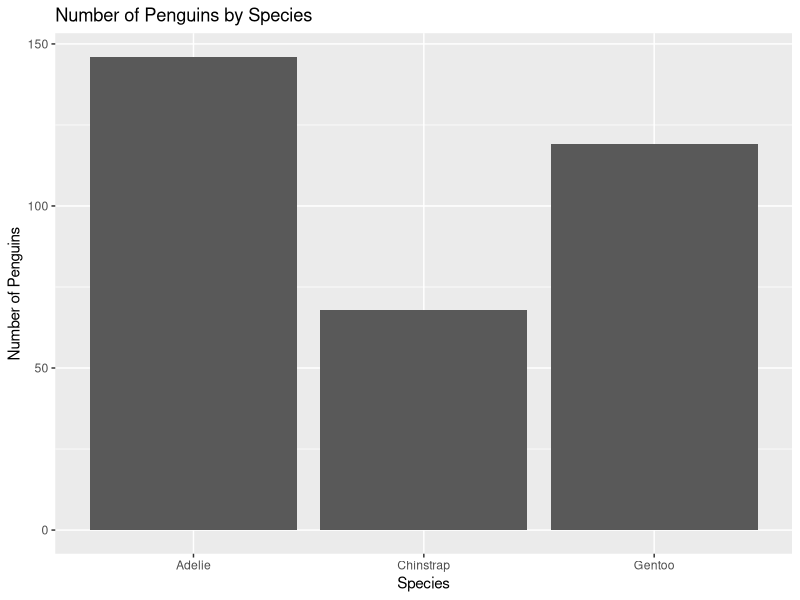
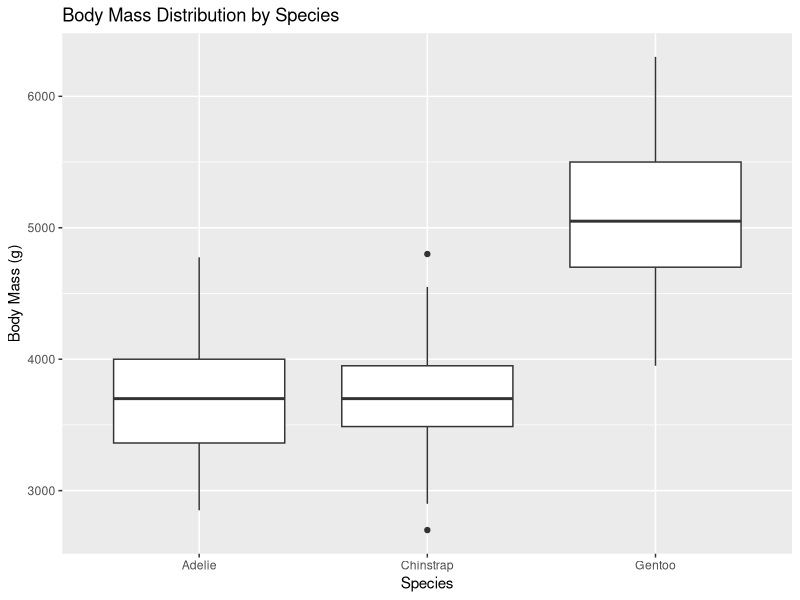
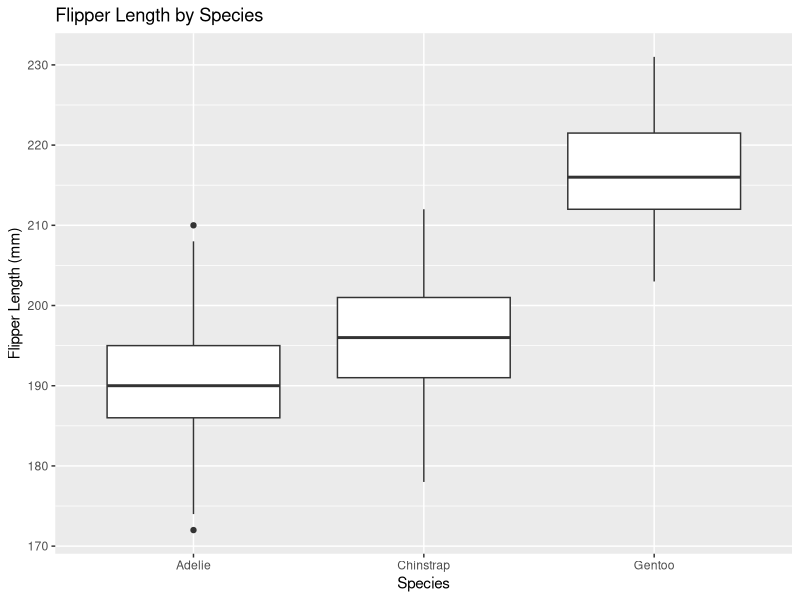
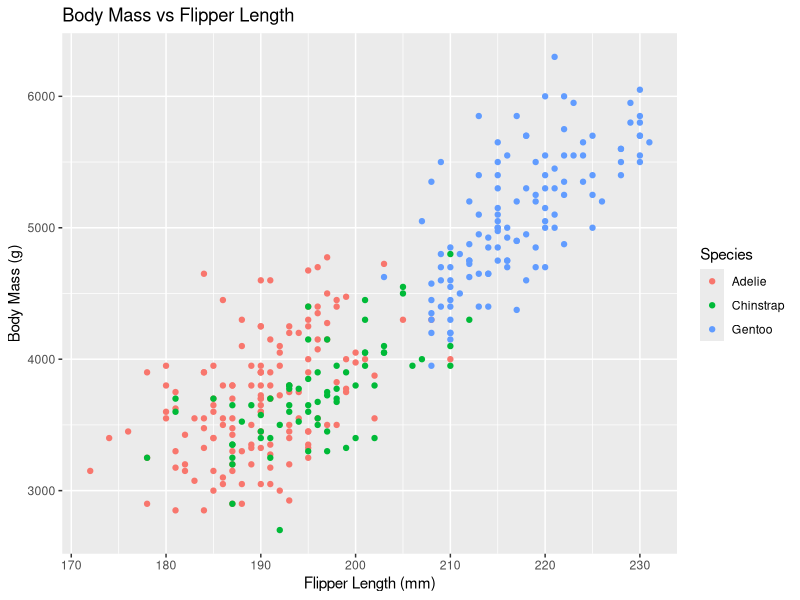
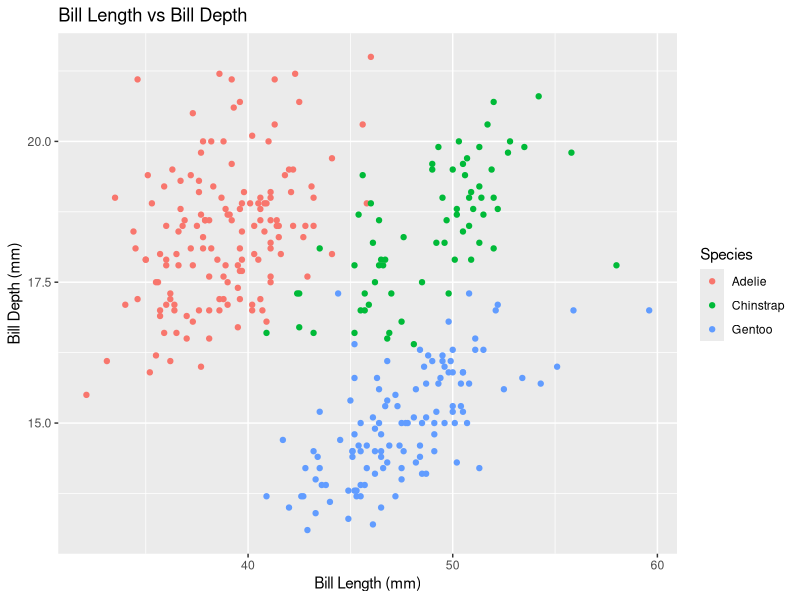
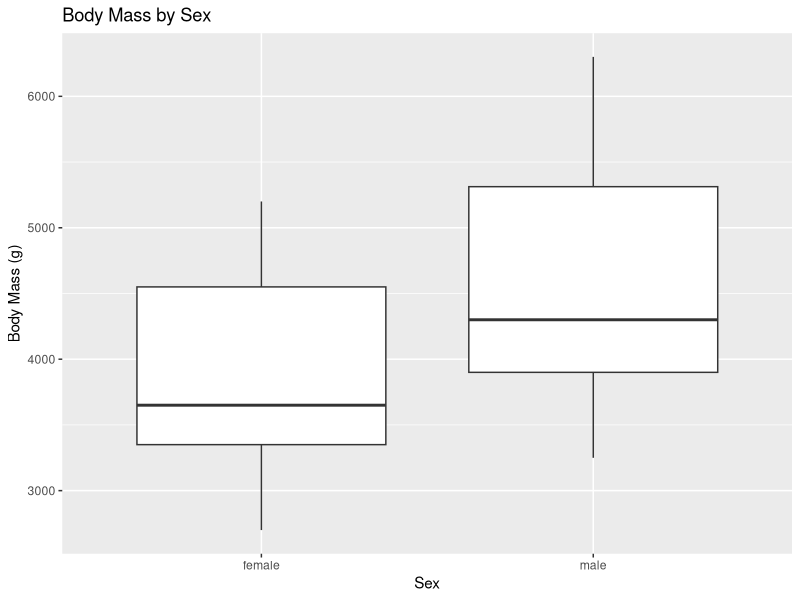
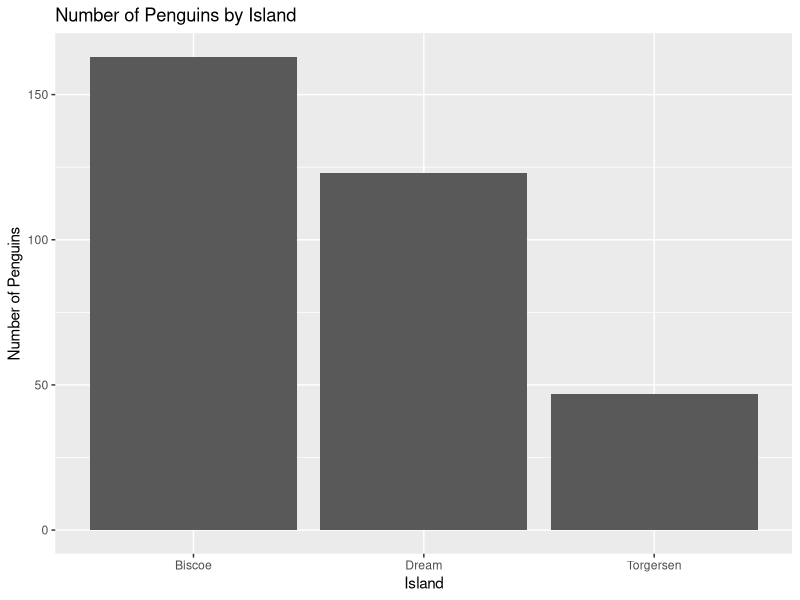
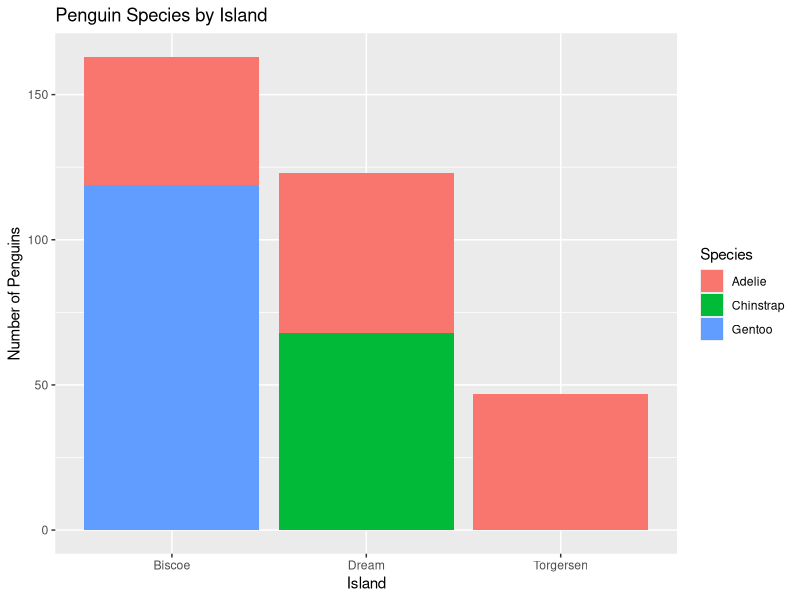

Write R code to recreate these figures, in order.
# ============================================================
# PENGUINS DATA ANALYSIS PROJECT
# Cleaning, Transformation, Analysis & Visualization
# ============================================================


# ============================================================
# 1. LOAD PACKAGES
# ============================================================

library(tidyverse)
library(palmerpenguins)


# ============================================================
# 2. LOAD THE DATASET
# ============================================================

data("penguins")

# Create a copy so the original dataset is not changed
penguins_clean <- penguins


# ============================================================
# 3. EXPLORE THE DATA
# ============================================================

# View first rows
head(penguins_clean)

# Structure of the dataset
str(penguins_clean)

# Number of rows and columns
dim(penguins_clean)

# Column names
names(penguins_clean)

# Summary statistics
summary(penguins_clean)


# ============================================================
# 4. CHECK FOR MISSING VALUES
# ============================================================

# Total missing values
sum(is.na(penguins_clean))

# Missing values in each column
colSums(is.na(penguins_clean))


# ============================================================
# 5. REMOVE MISSING VALUES
# ============================================================

penguins_clean <- penguins_clean %>%
  drop_na()

# Check again
colSums(is.na(penguins_clean))


# ============================================================
# 6. CHECK FOR DUPLICATE ROWS
# ============================================================

sum(duplicated(penguins_clean))

# Remove duplicates if there are any
penguins_clean <- penguins_clean %>%
  distinct()


# ============================================================
# 7. CHECK DATA TYPES
# ============================================================

str(penguins_clean)


# ============================================================
# 8. TRANSFORM THE DATA
# ============================================================

# Create Body Mass in kilograms
penguins_clean <- penguins_clean %>%
  mutate(
    body_mass_kg = body_mass_g / 1000
  )


# Create Bill Length in centimeters
# Original bill length is already in mm
penguins_clean <- penguins_clean %>%
  mutate(
    bill_length_cm = bill_length_mm / 10
  )


# Create Bill Depth in centimeters
penguins_clean <- penguins_clean %>%
  mutate(
    bill_depth_cm = bill_depth_mm / 10
  )


# ============================================================
# 9. CREATE A SIZE CATEGORY
# ============================================================

penguins_clean <- penguins_clean %>%
  mutate(
    size_category = case_when(
      body_mass_g < 3500 ~ "Small",
      body_mass_g < 4500 ~ "Medium",
      TRUE ~ "Large"
    )
  )


# Check the new category
table(penguins_clean$size_category)


# ============================================================
# 10. SELECT IMPORTANT COLUMNS
# ============================================================

penguins_analysis <- penguins_clean %>%
  select(
    species,
    island,
    sex,
    year,
    body_mass_g,
    body_mass_kg,
    bill_length_mm,
    bill_length_cm,
    bill_depth_mm,
    bill_depth_cm,
    flipper_length_mm,
    size_category
  )


# View cleaned dataset
head(penguins_analysis)


# ============================================================
# 11. BASIC ANALYSIS
# ============================================================

# Number of penguins by species
penguins_clean %>%
  count(species)


# Number of penguins by island
penguins_clean %>%
  count(island)


# Number of penguins by sex
penguins_clean %>%
  count(sex)


# ============================================================
# 12. AVERAGE BODY MASS BY SPECIES
# ============================================================

penguins_clean %>%
  group_by(species) %>%
  summarise(
    average_body_mass = mean(body_mass_g),
    minimum_body_mass = min(body_mass_g),
    maximum_body_mass = max(body_mass_g),
    penguin_count = n()
  )


# ============================================================
# 13. AVERAGE FLIPPER LENGTH BY SPECIES
# ============================================================

penguins_clean %>%
  group_by(species) %>%
  summarise(
    average_flipper_length = mean(flipper_length_mm)
  )


# ============================================================
# 14. AVERAGE BILL LENGTH BY SPECIES
# ============================================================

penguins_clean %>%
  group_by(species) %>%
  summarise(
    average_bill_length = mean(bill_length_mm)
  )


# ============================================================
# 15. SPECIES + SEX ANALYSIS
# ============================================================

penguins_clean %>%
  group_by(species, sex) %>%
  summarise(
    average_body_mass = mean(body_mass_g),
    average_flipper_length = mean(flipper_length_mm),
    count = n(),
    .groups = "drop"
  )


# ============================================================
# 16. SPECIES + ISLAND ANALYSIS
# ============================================================

penguins_clean %>%
  group_by(species, island) %>%
  summarise(
    penguin_count = n(),
    average_body_mass = mean(body_mass_g),
    .groups = "drop"
  )


# ============================================================
# 17. FIND THE HEAVIEST PENGUINS
# ============================================================

penguins_clean %>%
  arrange(desc(body_mass_g)) %>%
  select(species, island, sex, body_mass_g) %>%
  head(10)


# ============================================================
# 18. FIND THE LONGEST FLIPPERS
# ============================================================

penguins_clean %>%
  arrange(desc(flipper_length_mm)) %>%
  select(species, island, sex, flipper_length_mm) %>%
  head(10)


# ============================================================
# 19. VISUALIZATION 1
# COUNT OF PENGUINS BY SPECIES
# ============================================================

ggplot(penguins_clean, aes(x = species)) +
  geom_bar() +
  labs(
    title = "Number of Penguins by Species",
    x = "Species",
    y = "Number of Penguins"
  )


# ============================================================
# 20. VISUALIZATION 2
# BODY MASS BY SPECIES
# ============================================================

ggplot(penguins_clean, aes(x = species, y = body_mass_g)) +
  geom_boxplot() +
  labs(
    title = "Body Mass Distribution by Species",
    x = "Species",
    y = "Body Mass (g)"
  )


# ============================================================
# 21. VISUALIZATION 3
# FLIPPER LENGTH BY SPECIES
# ============================================================

ggplot(penguins_clean, aes(x = species, y = flipper_length_mm)) +
  geom_boxplot() +
  labs(
    title = "Flipper Length by Species",
    x = "Species",
    y = "Flipper Length (mm)"
  )


# ============================================================
# 22. VISUALIZATION 4
# BODY MASS VS FLIPPER LENGTH
# ============================================================

ggplot(
  penguins_clean,
  aes(x = flipper_length_mm, y = body_mass_g, color = species)
) +
  geom_point() +
  labs(
    title = "Body Mass vs Flipper Length",
    x = "Flipper Length (mm)",
    y = "Body Mass (g)",
    color = "Species"
  )


# ============================================================
# 23. VISUALIZATION 5
# BILL LENGTH VS BILL DEPTH
# ============================================================

ggplot(
  penguins_clean,
  aes(
    x = bill_length_mm,
    y = bill_depth_mm,
    color = species
  )
) +
  geom_point() +
  labs(
    title = "Bill Length vs Bill Depth",
    x = "Bill Length (mm)",
    y = "Bill Depth (mm)",
    color = "Species"
  )


# ============================================================
# 24. VISUALIZATION 6
# BODY MASS BY SEX
# ============================================================

ggplot(
  penguins_clean,
  aes(x = sex, y = body_mass_g)
) +
  geom_boxplot() +
  labs(
    title = "Body Mass by Sex",
    x = "Sex",
    y = "Body Mass (g)"
  )


# ============================================================
# 25. VISUALIZATION 7
# PENGUINS BY ISLAND
# ============================================================

ggplot(penguins_clean, aes(x = island)) +
  geom_bar() +
  labs(
    title = "Number of Penguins by Island",
    x = "Island",
    y = "Number of Penguins"
  )


# ============================================================
# 26. VISUALIZATION 8
# SPECIES BY ISLAND
# ============================================================

ggplot(
  penguins_clean,
  aes(x = island, fill = species)
) +
  geom_bar() +
  labs(
    title = "Penguin Species by Island",
    x = "Island",
    y = "Number of Penguins",
    fill = "Species"
  )


# ============================================================
# 27. CORRELATION BETWEEN NUMERIC VARIABLES
# ============================================================

penguins_clean %>%
  select(
    bill_length_mm,
    bill_depth_mm,
    flipper_length_mm,
    body_mass_g
  ) %>%
  cor()


# ============================================================
# 28. FINAL DATASET
# ============================================================

# Number of rows and columns after cleaning
dim(penguins_clean)

# Final structure
str(penguins_clean)

# Final summary
summary(penguins_clean)
